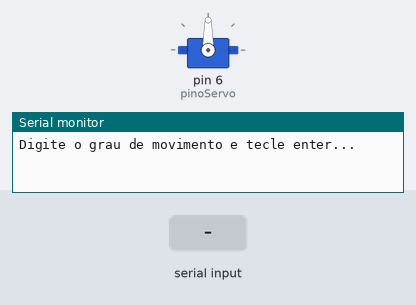
The sketch below on a simulated Arduino Uno, built with avr-gcc and run on an emulated ATmega328P. Parts: servo, the last lines printed to the serial monitor. The test bench sets the inputs (shaded band).

Above: at 2.2 s.
2.3 s: "30,150\n" received over Serial
At 3.5 s:
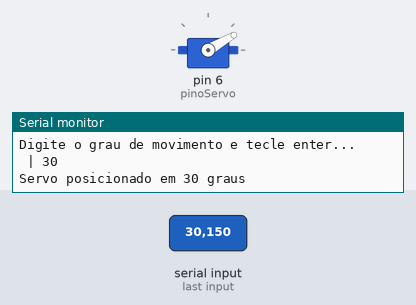
At 8.6 s:
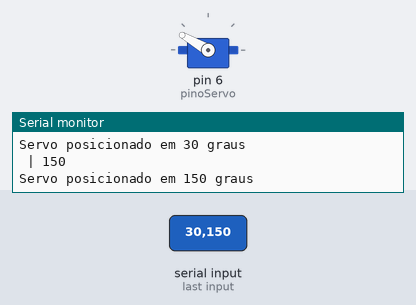
Timing chart, 0 to 14.8 s (numbered marks = the images above; inputs shaded):
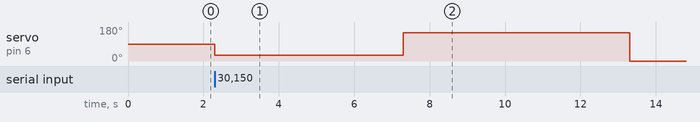

Measured:
- after the input at 2.3 s, servo on pin 6 (pinoServo): 90° → 30° at once, → 150° 5.0 s later, → 0° 6.0 s later

The sketch:

controle-de-angulo-servo.ino
```cpp
#include <Servo.h>
#define pinoServo 6
Servo servo;
int value;

void writeValue(int value)
{
      Serial.print(" | ");
      Serial.println(value);
      Serial.print("Servo posicionado em ");
      Serial.print(value);
      Serial.println(" graus");

}

void setup()
{
  servo.attach(pinoServo);
  Serial.begin(9600);
  while(!Serial);

  delay(1000);
  Serial.println("Digite o grau de movimento e tecle enter...");
}

void loop()
{
  if (Serial.available())
  {
    value = Serial.parseInt();
    if( value >= 0 && value <= 180)
    {
      writeValue(value);
      servo.write(value);
      delay(5000);
    }
    else Serial.println("Insira um angulo valido");
  }
}
```
